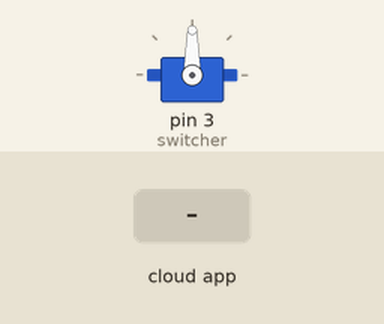
The sketch below on a simulated Arduino Uno, built with avr-gcc and run on an emulated ATmega328P. On the bench: servo. The inputs (shaded band) are chosen by the test bench. The ROS host is connected and sends only what is stated.

Above: at 1.3 s.
1.4 s: the phone or cloud app sets switcher_command to 0
At 3.2 s:
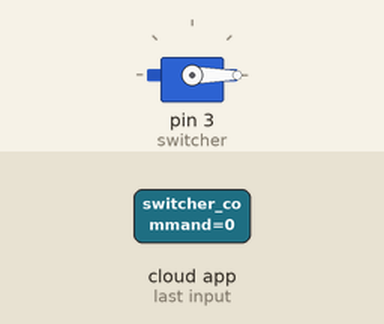
3.5 s: the phone or cloud app sets switcher_command to 1
At 5.1 s:
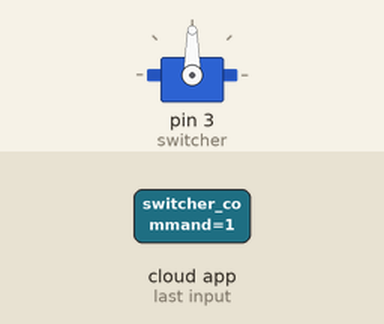
Timing chart, 0 to 6.6 s (numbered marks = the images above; inputs shaded):
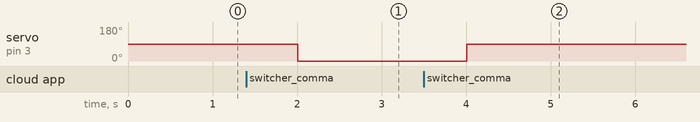

Measured:
- after the input at 1.4 s, servo on pin 3 (switcher): 90° → 0° after 0.61 s
- after the input at 3.5 s, servo on pin 3 (switcher): 0° → 90° after 0.51 s

The sketch:

switcher.ino
```cpp
/*********************************
Author: Wolf Chen
Date: 2019/07/02
Last update: 2019/07/03

Switcher Arduino Control
Subscribe:
  /switcher_command
Publish:
  /switcher_feedback
********************************/
#if defined(ARDUINO) && ARDUINO >= 100
  #include "Arduino.h"
#else
  #include <WProgram.h>
#endif

#include <Servo.h>
#include <std_msgs/Bool.h>
#include <math.h>
#include <ros.h>

bool shoot = true;
int shoot_ang = 90;
int place_ang = 0;

ros::NodeHandle n;

std_msgs::Bool switcher_feedback;
ros::Publisher state("switcher_status", &switcher_feedback);

Servo switcher;

void cb(const std_msgs::Bool& msg){
  if(msg.data == true){
    shoot = true;
  }
  else{
    shoot = false;
  }
}

ros::Subscriber<std_msgs::Bool> msg_sub("/switcher_command", cb);

void setup(){
  Serial.begin(57600);

  n.initNode();
  n.subscribe(msg_sub);
  n.advertise(state);

  switcher.attach(3);  //MG996R
}

void loop(){
  if(shoot == true){
    switcher.write(shoot_ang);
  }
  else if(shoot == false){
    switcher.write(place_ang);
  }
  switcher_feedback.data = (shoot == true);
  state.publish(&switcher_feedback);

  n.spinOnce();
  delay(500);
}
```
